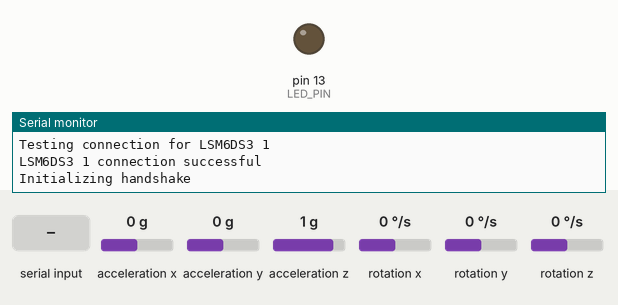
This sketch was run on a simulated Arduino Mega 2560, built with avr-gcc and run on an emulated ATmega2560. Shown: output pins drawn as LEDs (lit = HIGH), the last lines printed to the serial monitor. The test bench sets the inputs (shaded band); at power-on: acceleration x 0 g, acceleration y 0 g, acceleration z 1 g, rotation x 0 °/s, rotation y 0 °/s, rotation z 0 °/s.

Above: at 5.0 s.
5.1 s: "1" received over the second serial link
6.6 s: "2" received over the second serial link
At 7.1 s:
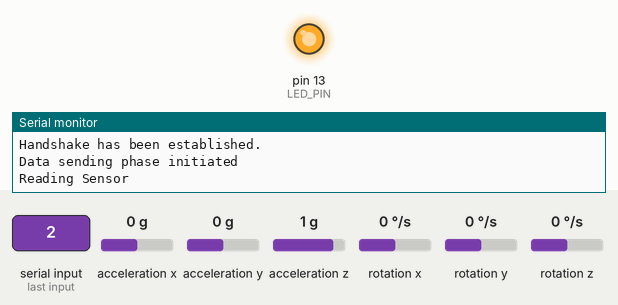
8.1 s: "N" received over the second serial link
Timing chart, 0 to 11.1 s (numbered marks = the images above; inputs shaded):
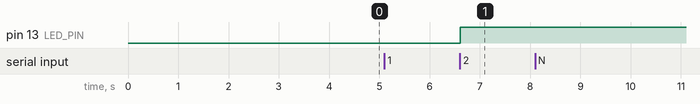

The sketch:

code_arduino.ino
```cpp
#include <Arduino_FreeRTOS.h>
#include <task.h>
#include <stdlib.h>
#include <stdio.h>
#include <string.h>
#include "I2Cdev.h"
#include "MPU6050.h"
#include "SparkFunLSM6DS3.h"

#define LED_PIN 13
#define SENSOR_PIN 4  // finding current
#define VOLTAGE_PIN 5 // finding voltage
#define LED_TOGGLE_PERIOD 250 // ms
#define IMU_COUNT_PER_MODEL 2
#define IMU_MODEL_COUNT 2
#define AXIS_COUNT 3
#define IMU_SENSOR_TYPE_COUNT 2
#define RS 0.1
#define VOLTAGE_REF 5

#define STACK_SIZE 3000

MPU6050 mpu6050[IMU_COUNT_PER_MODEL] = { MPU6050(0x68), MPU6050(0x69) };
LSM6DS3 lsm6ds3[IMU_COUNT_PER_MODEL] = { LSM6DS3(I2C_MODE, 0x6B), LSM6DS3(I2C_MODE, 0x6A) };

// Sensor offsets obtained from calibration
int16_t mpu6050AccOffsets[IMU_MODEL_COUNT][AXIS_COUNT]
  = { { -2170, -284, 1178 },
      { -1940, 1550, 1800 } };
int16_t mpu6050GyroOffsets[IMU_MODEL_COUNT][AXIS_COUNT]
  = { { 69, -51, -1 },
      { 48, -37, 5 } };
int16_t lsm6ds3AccOffsets[IMU_MODEL_COUNT][AXIS_COUNT]
  = { { 302, -183, -81 },
      { 410, -308, 22 } };
int16_t lsm6ds3GyroOffsets[IMU_MODEL_COUNT][AXIS_COUNT]
  = { { -20, -77, -4 },
      { -5, -225, -77 } };

/*********************************
 * Unified IMU index:
 *    0 - MPU6050 0x68  (default)
 *    1 - MPU6050 0x69
 *    2 - LSM6DS3 0x6B  (default)
 *    3 - LSM6DS3 0x6A
 *********************************/
bool lsm6ds3ConnState[IMU_COUNT_PER_MODEL] = { false, false };
bool mpu6050ConnState[IMU_COUNT_PER_MODEL] = { false, false };
bool ledBlinkState = false;
unsigned long prevBlinkMs = 0;

// Variables for power
float sensorValue;   // Variable to store value from analog read
float voltageValue; // for voltage
float current;       // Calculated current value
float power;         // Calculated power value
unsigned long energyVal;
unsigned long timeVal;
unsigned long prevTime = 0;
unsigned long currTime = 0;

// Variables for handshake
int handshake = 0;
int val = 0;
int ack = 0;

// Message buffer
uint8_t msgBuffer[3000];

typedef union {
   int16_t i;
   uint8_t str[2];
} Data_int;

typedef union {
   float f;
   uint8_t str[4];
} Data_float;

void initMpu6050(uint8_t);
void initLsm6ds3(uint8_t);
void readMpu6050(uint8_t, Data_int[]);
void readLsm6ds3(uint8_t, Data_int[]);
void blinkLed();
void displayImuData(Data_int[]);

void setup() {
  // put your setup code here, to run once:
  Serial.begin(115200);
  Serial2.begin(115200);
  Wire.begin();
  Wire.setClock(400000);
  pinMode(LED_PIN, OUTPUT);

  delay(2000);

  for (uint8_t imuIndex=0; imuIndex<IMU_COUNT_PER_MODEL; ++imuIndex) {
    initMpu6050(imuIndex);
    initLsm6ds3(imuIndex);
  }

  delay(2000);

  for (uint8_t imuIndex=0; imuIndex<IMU_COUNT_PER_MODEL; ++imuIndex) {
    if ( !(lsm6ds3ConnState[imuIndex] && mpu6050ConnState[imuIndex]) ) {
      Serial.println("Task killed");
      delay(100);
      exit(1);
    }
  }
  initializingHandshake();
  xTaskCreate(mainTask, "mainTask", STACK_SIZE, NULL, 1, NULL);
  vTaskStartScheduler();
}
void initializingHandshake(){

  Serial.println("Initializing handshake");

  while(handshake < 2){
    while(handshake == 0){
      if(Serial2.available()){
        val = Serial2.read();
        //Serial.println(val);
        if(val == 49){
          Serial.println("Request received. Sending ACK to RPi");
          Serial2.write("1");
          handshake = 1;
          val = 0;
        }
      }
    }
    while(handshake == 1){
      if(Serial2.available()){
        val = Serial2.read();
        if(val == 50){
          Serial.println("Received ACK from RPi");
          handshake = 2;
        }
      }
      else{
        Serial.println("Yet to receive ACK from RPi");
      }
    }
  }

  if(handshake == 2){
    Serial.println("Handshake has been established.");
  }

}

void initMpu6050(uint8_t imuIndex) {
  Serial.print("Initializing MPU6050 ");
  Serial.println(imuIndex);

  mpu6050[imuIndex].initialize();
  mpu6050[imuIndex].setRate(4);     // divisor. Gyroscope sampling rate = 1 kHz (if DLPF is enabled, else 8kHz) / (1 + divisor)
  mpu6050[imuIndex].setDLPFMode(MPU6050_DLPF_BW_42);
  mpu6050[imuIndex].setFullScaleGyroRange(MPU6050_GYRO_FS_1000);
  mpu6050[imuIndex].setFullScaleAccelRange(MPU6050_ACCEL_FS_4);

  mpu6050[imuIndex].setXAccelOffset(mpu6050AccOffsets[imuIndex][0]);
  mpu6050[imuIndex].setYAccelOffset(mpu6050AccOffsets[imuIndex][1]);
  mpu6050[imuIndex].setZAccelOffset(mpu6050AccOffsets[imuIndex][2]);
  mpu6050[imuIndex].setXGyroOffset (mpu6050GyroOffsets[imuIndex][0]);
  mpu6050[imuIndex].setYGyroOffset (mpu6050GyroOffsets[imuIndex][1]);
  mpu6050[imuIndex].setZGyroOffset (mpu6050GyroOffsets[imuIndex][2]);

  Serial.print("Testing connection for MPU6050 ");
  Serial.println(imuIndex);

  mpu6050ConnState[imuIndex] = mpu6050[imuIndex].testConnection();
  if (mpu6050ConnState[imuIndex]) {
    Serial.print("MPU6050 ");
    Serial.print(imuIndex);
    Serial.println(" connection successful");
  }
  else {
    Serial.print("MPU6050 ");
    Serial.print(imuIndex);
    Serial.println(" connection failed");
  }

}

void initLsm6ds3(uint8_t imuIndex) {

  Serial.print("Initializing LSM6DS3 ");
  Serial.println(imuIndex);

  lsm6ds3[imuIndex].settings.gyroRange = 1000;       // max deg/s. Can be: 125, 245, 500, 1000, 2000
  lsm6ds3[imuIndex].settings.gyroBandWidth = 50;    // Hz. Can be: 50, 100, 200, 400;
  lsm6ds3[imuIndex].settings.gyroSampleRate = 208;  // Hz. Can be: 13, 26, 52, 104, 208, 416, 833, 1666
  lsm6ds3[imuIndex].settings.accelRange = 4;        // max g-force. Can be: 2, 4, 8, 16
  lsm6ds3[imuIndex].settings.accelBandWidth = 50;   // Hz. Can be: 50, 100, 200, 400;
  lsm6ds3[imuIndex].settings.accelSampleRate = 208; // Hz. Can be: 13, 26, 52, 104, 208, 416, 833, 1666, 3332, 6664, 13330
  lsm6ds3[imuIndex].settings.tempEnabled = 0;

  lsm6ds3ConnState[imuIndex] = (lsm6ds3[imuIndex].begin() == IMU_SUCCESS);

  Serial.print("Testing connection for LSM6DS3 ");
  Serial.println(imuIndex);

  if (lsm6ds3ConnState[imuIndex]) {
    Serial.print("LSM6DS3 ");
    Serial.print(imuIndex);
    Serial.println(" connection successful");
  }
  else {
    Serial.print("LSM6DS3 ");
    Serial.print(imuIndex);
    Serial.println(" connection failed");
  }

}

void readMpu6050(uint8_t imuIndex, Data_int dataBuffer[]) {

  uint16_t unifiedImuIndex = imuIndex;

  mpu6050[imuIndex]
    .getMotion6(&dataBuffer[unifiedImuIndex * IMU_SENSOR_TYPE_COUNT * AXIS_COUNT + 3].i,  // accX
                &dataBuffer[unifiedImuIndex * IMU_SENSOR_TYPE_COUNT * AXIS_COUNT + 4].i,  // accY
                &dataBuffer[unifiedImuIndex * IMU_SENSOR_TYPE_COUNT * AXIS_COUNT + 5].i,  // accZ
                &dataBuffer[unifiedImuIndex * IMU_SENSOR_TYPE_COUNT * AXIS_COUNT + 0].i,  // gyroX
                &dataBuffer[unifiedImuIndex * IMU_SENSOR_TYPE_COUNT * AXIS_COUNT + 1].i,  // gyroY
                &dataBuffer[unifiedImuIndex * IMU_SENSOR_TYPE_COUNT * AXIS_COUNT + 2].i); // gyroZ

}

void readLsm6ds3(uint8_t imuIndex, Data_int dataBuffer[]) {

  uint16_t unifiedImuIndex = imuIndex + IMU_COUNT_PER_MODEL;

  dataBuffer[unifiedImuIndex * IMU_SENSOR_TYPE_COUNT * AXIS_COUNT + 3].i
    = lsm6ds3[imuIndex].readRawAccelX() - lsm6ds3AccOffsets[imuIndex][0];
  dataBuffer[unifiedImuIndex * IMU_SENSOR_TYPE_COUNT * AXIS_COUNT + 4].i
    = lsm6ds3[imuIndex].readRawAccelY() - lsm6ds3AccOffsets[imuIndex][1];
  dataBuffer[unifiedImuIndex * IMU_SENSOR_TYPE_COUNT * AXIS_COUNT + 5].i
    = lsm6ds3[imuIndex].readRawAccelZ() - lsm6ds3AccOffsets[imuIndex][2];
  dataBuffer[unifiedImuIndex * IMU_SENSOR_TYPE_COUNT * AXIS_COUNT + 0].i
    = lsm6ds3[imuIndex].readRawGyroX() - lsm6ds3GyroOffsets[imuIndex][0];
  dataBuffer[unifiedImuIndex * IMU_SENSOR_TYPE_COUNT * AXIS_COUNT + 1].i
    = lsm6ds3[imuIndex].readRawGyroY() - lsm6ds3GyroOffsets[imuIndex][1];
  dataBuffer[unifiedImuIndex * IMU_SENSOR_TYPE_COUNT * AXIS_COUNT + 2].i
    = lsm6ds3[imuIndex].readRawGyroZ() - lsm6ds3GyroOffsets[imuIndex][2];

}

void displayImuData(Data_int dataBuffer[]) {

  Serial.print("a/g");
  for (uint16_t unifiedImuIndex=0;
       unifiedImuIndex<IMU_MODEL_COUNT * IMU_COUNT_PER_MODEL;
       ++unifiedImuIndex) {
    Serial.print("\t");
    Serial.print(dataBuffer[unifiedImuIndex * IMU_SENSOR_TYPE_COUNT * AXIS_COUNT + 3].i); Serial.print("\t");
    Serial.print(dataBuffer[unifiedImuIndex * IMU_SENSOR_TYPE_COUNT * AXIS_COUNT + 4].i); Serial.print("\t");
    Serial.print(dataBuffer[unifiedImuIndex * IMU_SENSOR_TYPE_COUNT * AXIS_COUNT + 5].i); Serial.print("\t");
    Serial.print(dataBuffer[unifiedImuIndex * IMU_SENSOR_TYPE_COUNT * AXIS_COUNT + 0].i); Serial.print("\t");
    Serial.print(dataBuffer[unifiedImuIndex * IMU_SENSOR_TYPE_COUNT * AXIS_COUNT + 1].i); Serial.print("\t");
    Serial.print(dataBuffer[unifiedImuIndex * IMU_SENSOR_TYPE_COUNT * AXIS_COUNT + 2].i); Serial.print("\t");
  }
  Serial.println();

}

void blinkLed() {

  unsigned long currMs = millis();
  if (currMs - prevBlinkMs > LED_TOGGLE_PERIOD) {
    ledBlinkState = !ledBlinkState;
    prevBlinkMs = currMs;
    digitalWrite(LED_PIN, ledBlinkState);
  }

}

void readPowerData(Data_float powerBuffer[]){
  sensorValue = analogRead(SENSOR_PIN);     // set at A4
  voltageValue = analogRead(VOLTAGE_PIN);   // set at A5

  // Remap the ADC value into a voltage number (5V reference)
  sensorValue = (sensorValue * VOLTAGE_REF) / 1023.0;
  voltageValue = voltageValue / 1023.0 * 2 * 5;

  // Follow the equation given by the INA169 datasheet to
  // determine the current flowing through RS. Assume RL = 10k
  // Is = (Vout x 1k) / (RS x RL)
  // const float RS = 0.1 Shunt resistor value (in ohms)
  current = sensorValue / (10 * RS);

  // calculating the power
  power = voltageValue * current;

  //calculate energy
  currTime = micros();
  timeVal = currTime - prevTime;
  energyVal = energyVal +  (power * timeVal);
  //Serial.println("Reading PoweR");
  //Serial.println( timeVal > 0.0);
  //Serial.println(energyVal / 3600000000.0);

  prevTime = currTime;

  // Storing the values into powerBuffer
  powerBuffer[0].f = current;
  powerBuffer[1].f = voltageValue;
  powerBuffer[2].f = power;
  powerBuffer[3].f = energyVal / 3600000000.0;

}

void readSensorData(Data_int dataBuffer[]){

  Serial.println("Reading Sensor");
  for (uint8_t imuIndex=0; imuIndex<IMU_COUNT_PER_MODEL; ++imuIndex) {
    readMpu6050(imuIndex, dataBuffer);
    readLsm6ds3(imuIndex, dataBuffer);
  }
  //displayImuData(dataBuffer);

}

// Function to concatenate sensor data, power data and checksum into msgbuffer
// Each byte from the union data structures are mapped into msgBuffer
void convertData(Data_int dataBuffer[], Data_float powerBuffer[]){

  uint8_t checksum = 0;
  uint8_t uint8_t_x[7];
  uint8_t checksum_uint8_t[7];

  // empty msgBuffer
  // memset(msgBuffer, '', 66);

  // An int is 2 bytes in union data structutre
  for(int i=0; i<48; i+=2){
    msgBuffer[i] = dataBuffer[i/2].str[1];
    msgBuffer[i+1] = dataBuffer[i/2].str[0];
  }

  // A float is 4 bytes in union data structure
  int x = 0;
  for(int k=48; k<64; k+=4){
    msgBuffer[k]= powerBuffer[x].str[3];
    msgBuffer[k+1]= powerBuffer[x].str[2];
    msgBuffer[k+2]= powerBuffer[x].str[1];
    msgBuffer[k+3]= powerBuffer[x].str[0];
    x+=1;
  }

  for (int j=0; j < 64; j++) {
    checksum ^= msgBuffer[j];
  }
  msgBuffer[64] = checksum;

}

void mainTask(void *p) {

//  TickType_t xLastWakeTime;
//  xLastWakeTime = xTaskGetTickCount();

  Serial.println("Data sending phase initiated");

  // Variables for resending in case of incorrect checksum
  int flag = 0;
  int ACK;
  int count = 3;

  while(1){
    // reset flag
    flag = 0;

    blinkLed();

    /*
     sensor data -> 4 x ( gyro(x,y,z) + acc(x,y,z) ) == 24
     Each sensor data uses Data_int union structure
    */
    Data_int dataBuffer[24];
    readSensorData(dataBuffer);

    /*
     Power data -> Current, Voltage, Power, Energy (All in float) == 4
     Each power data uses Data_float union structure
    */

    Data_float powerBuffer[4];
    readPowerData(powerBuffer);

    convertData(dataBuffer, powerBuffer);

    // To notify RPi the start of a message buffer
    Serial2.write("#");

    /*
     msgBuffer = [sensor Data] + [power Data] + checksum
     Each int of Data_int is 2 bytes in string array
     Each float of Data_float is 4 bytes in string array
     sensor Data = 24 * 2 = 48 bytes, power Data = 4 * 4 = 16 bytes, checksum = 1 byte
     Total bytes = 65 bytes (excluding "#" start byte)
    */
    for (int j=0; j < 65; j++) {
      Serial2.write(msgBuffer[j]);
      //Serial.print(msgBuffer[j]);
    }

    Serial.println();

    while( flag == 0 ){
      if (Serial2.available()){
        ACK = Serial2.read();
        if( ACK == 78 ){
          Serial.println("NACK received. Resend");
          if(count != 0){
            count--;
            Serial.print("Resending data.");
            Serial.print(count);
            Serial.println(" time(s) left");
            for (int j=0; j < 65; j++) {
              Serial2.write(msgBuffer[j]);
              //Serial.print(msgBuffer[j]);
            }
          } else {
            Serial.println("Data packet dropped. Proceeding to sending next data packet.");
            flag = 1;
          }
        }
        if( ACK == 65 ){
          Serial.println("ACK received!");
          flag = 1;
          count = 5;
        }

      }
    }
  }

}

void loop() {
  // put your main code here, to run repeatedly:
  //mainTask();
}
```

Measured:
- after the input at 6.6 s, pin 13 (LED_PIN): LOW → HIGH at once
